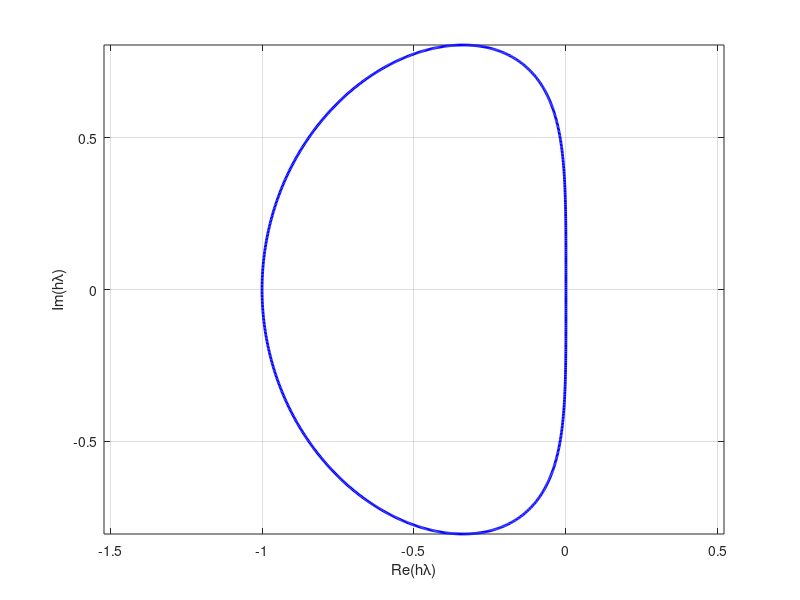

The MATLAB source for this figure:
function AB2_classical_stability()
%
% Usage:   AB2_classical_stability
% Purpose: the function plots the stability region of the 
%          classical two-step Adams-Bashforth method
% Input:   none 
% Output:  the function does not return variables, it 
%          produces a contour plot of the stability region 
%          in the complex plane, showing where the method is 
%          stable
%
theta = linspace(0, 2*pi, 1000);
r = exp(1i*theta);
z = (r.^2 - r) ./ (1.5*r - 0.5);
plot(real(z), imag(z),'Color', 'b', 'LineWidth', 2);
grid on;
axis equal;
xlabel('Re(h\lambda)');
ylabel('Im(h\lambda)');
